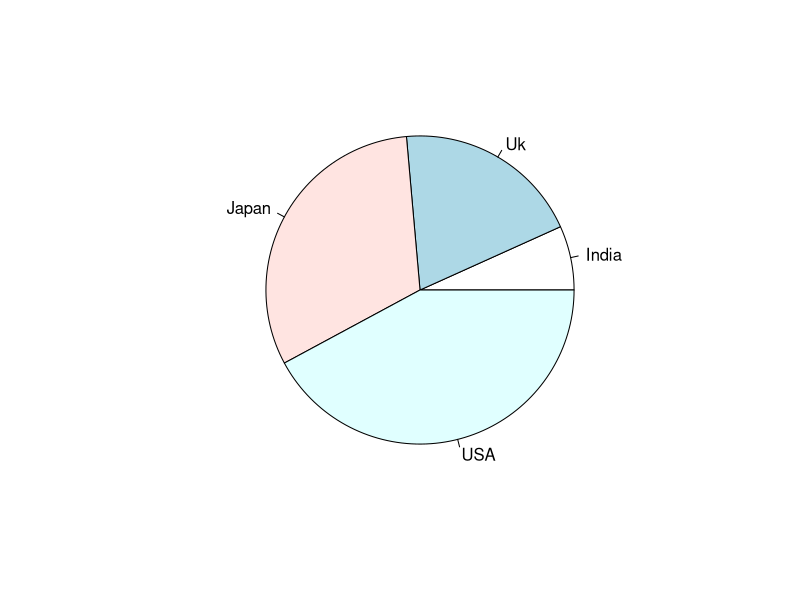
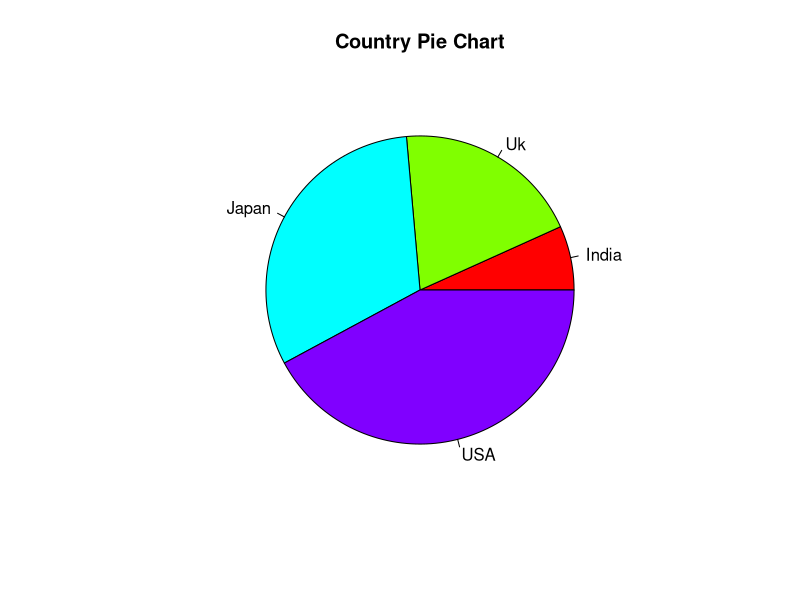
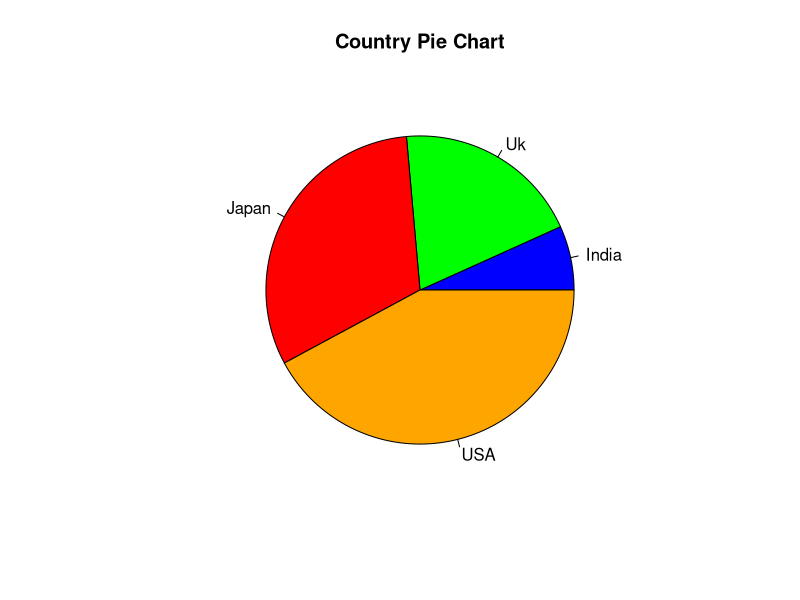

Recreate these plots in R, in order. (Note: this script raises an error after producing the figures.)
x <- c(12, 35, 56, 75)
labels <- c("India","Uk","Japan","USA")
pie(x,labels)
pie(x,labels,main = "Country Pie Chart" ,col=rainbow(length(x)))
colors <- c("blue","green","red","orange")
pie(x,labels,main="Country Pie Chart" ,col=colors)

legend(x,y=NULL,legend,fill,col,bg)
legend("topright", c("India","Uk","Japan","USA"), cex = 0.8, fill = colors)
